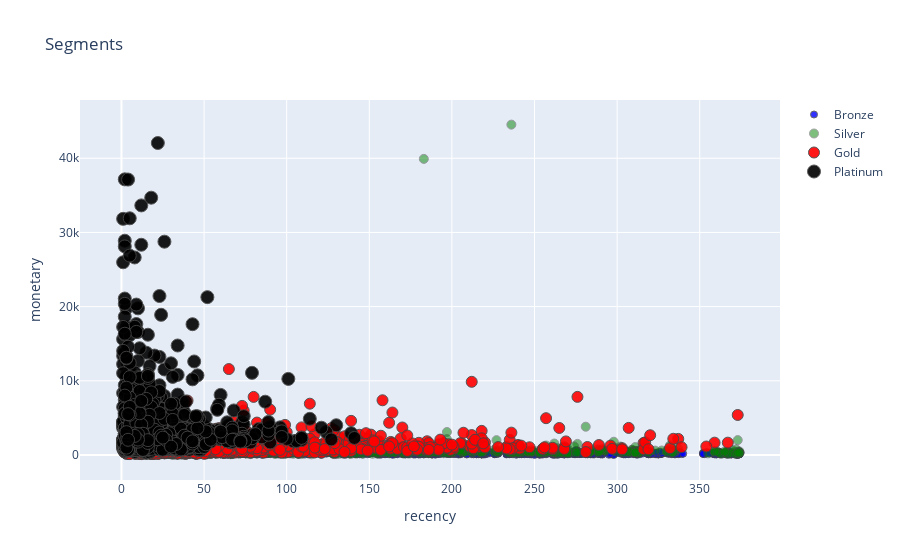

The notebook cell this image was saved under:
### Code cell
#Recency Vs Monetary
graph = segmented_rfm.query("monetary < 50000 and frequency < 2000")

plot_data = [
    gobj.Scatter(
        x=graph.query("RFM_Loyalty_Level == 'Bronze'")['recency'],
        y=graph.query("RFM_Loyalty_Level == 'Bronze'")['monetary'],
        mode='markers',
        name='Bronze',
        marker= dict(size= 7,
            line= dict(width=1),
            color= 'blue',
            opacity= 0.8
           )
    ),
        gobj.Scatter(
        x=graph.query("RFM_Loyalty_Level == 'Silver'")['recency'],
        y=graph.query("RFM_Loyalty_Level == 'Silver'")['monetary'],
        mode='markers',
        name='Silver',
        marker= dict(size= 9,
            line= dict(width=1),
            color= 'green',
            opacity= 0.5
           )
    ),
    gobj.Scatter(
        x=graph.query("RFM_Loyalty_Level == 'Gold'")['recency'],
        y=graph.query("RFM_Loyalty_Level == 'Gold'")['monetary'],
        mode='markers',
        name='Gold',
        marker= dict(size= 11,
            line= dict(width=1),
            color= 'red',
            opacity= 0.9
           )
    ),
    gobj.Scatter(
        x=graph.query("RFM_Loyalty_Level == 'Platinum'")['recency'],
        y=graph.query("RFM_Loyalty_Level == 'Platinum'")['monetary'],
        mode='markers',
        name='Platinum',
        marker= dict(size= 13,
            line= dict(width=1),
            color= 'black',
            opacity= 0.9
           )
    ),
]

plot_layout = gobj.Layout(
        yaxis= {'title': "monetary"},
        xaxis= {'title': "recency"},
        title='Segments'
    )
fig = gobj.Figure(data=plot_data, layout=plot_layout)
po.iplot(fig)

### Figure 1 — Plotly figure (JSON) as saved in the notebook; plotly's stock layout.template omitted (floating-point values rounded to 4 significant figures; data arrays with more than 128 entries replaced by an {"elided": "..."} marker saying what was removed)
{"data": [{"marker": {"color": "blue", "line": {"width": 1}, "opacity": 0.8, "size": 7}, "mode": "markers", "name": "Bronze", "type": "scatter", "x": {"elided": "772 int values"}, "y": {"elided": "772 float values"}}, {"marker": {"color": "green", "line": {"width": 1}, "opacity": 0.5, "size": 9}, "mode": "markers", "name": "Silver", "type": "scatter", "x": {"elided": "979 int values"}, "y": {"elided": "979 float values"}}, {"marker": {"color": "red", "line": {"width": 1}, "opacity": 0.9, "size": 11}, "mode": "markers", "name": "Gold", "type": "scatter", "x": {"elided": "1324 int values"}, "y": {"elided": "1324 float values"}}, {"marker": {"color": "black", "line": {"width": 1}, "opacity": 0.9, "size": 13}, "mode": "markers", "name": "Platinum", "type": "scatter", "x": {"elided": "1240 int values"}, "y": {"elided": "1240 float values"}}], "layout": {"title": {"text": "Segments"}, "xaxis": {"title": {"text": "recency"}}, "yaxis": {"title": {"text": "monetary"}}}}
